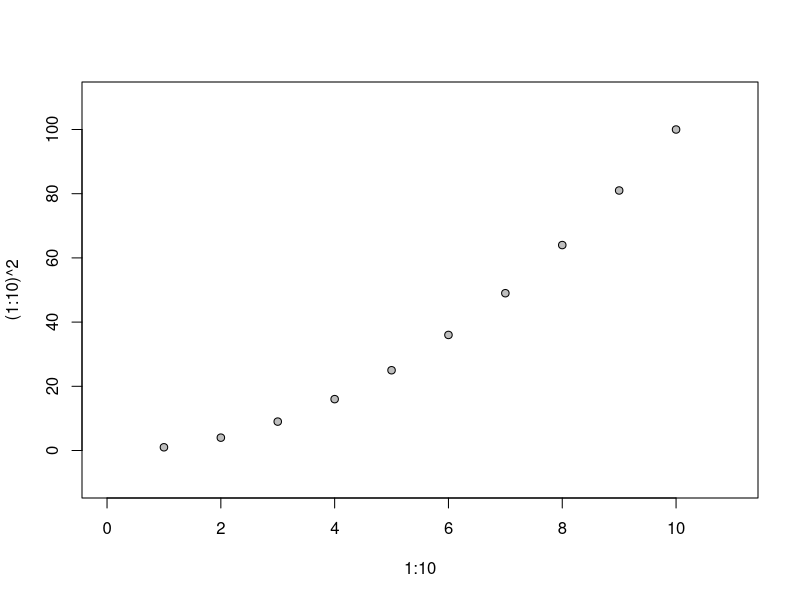
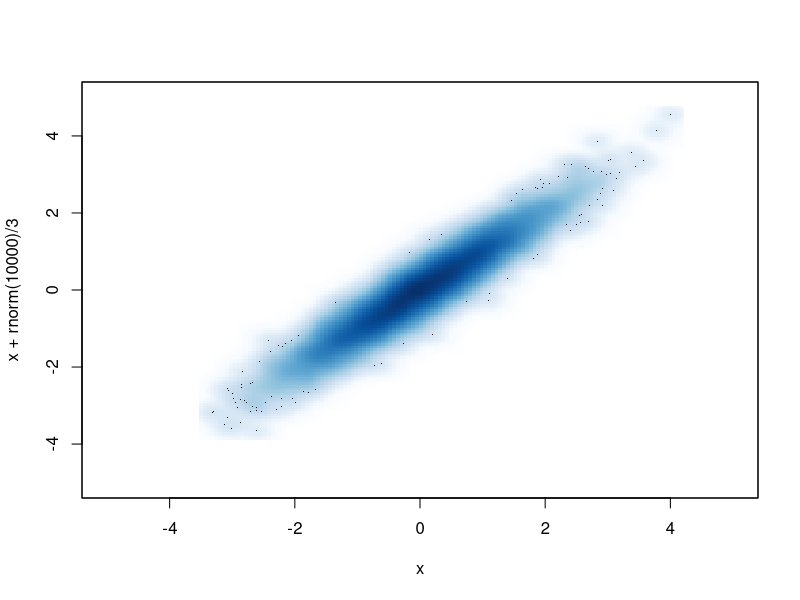
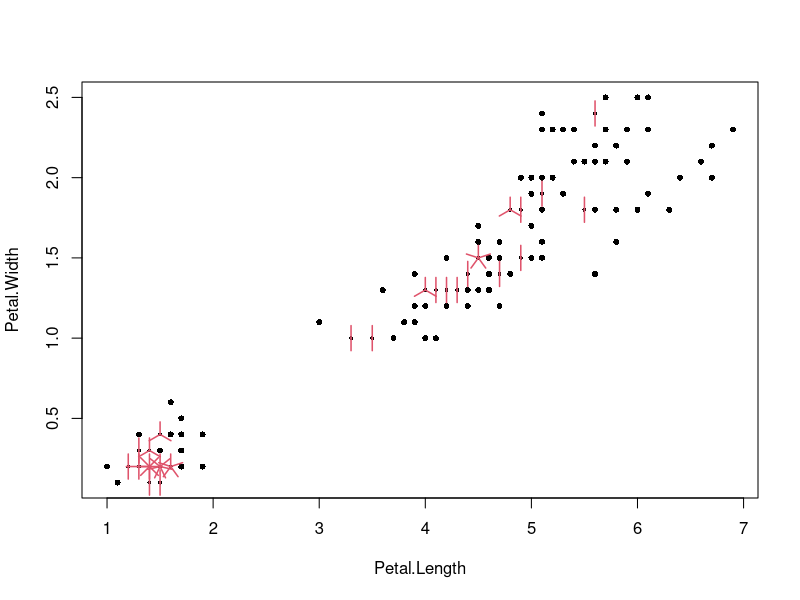
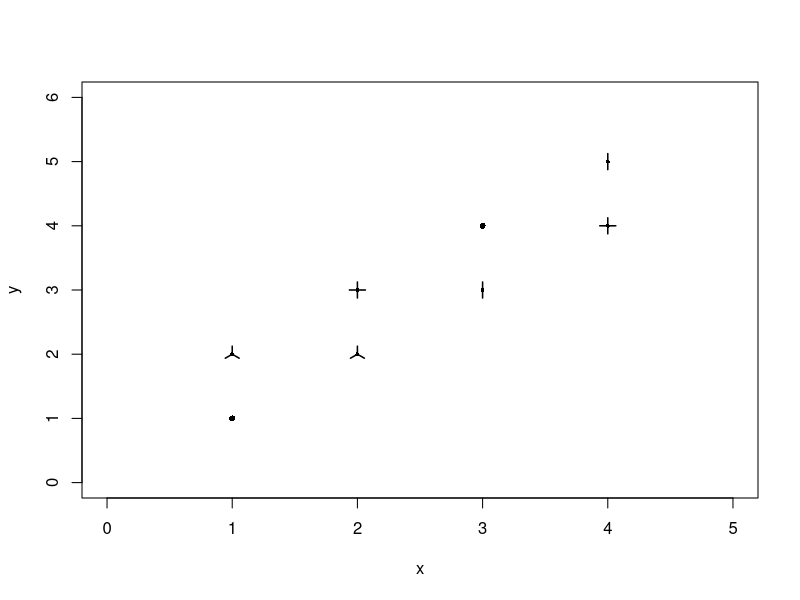
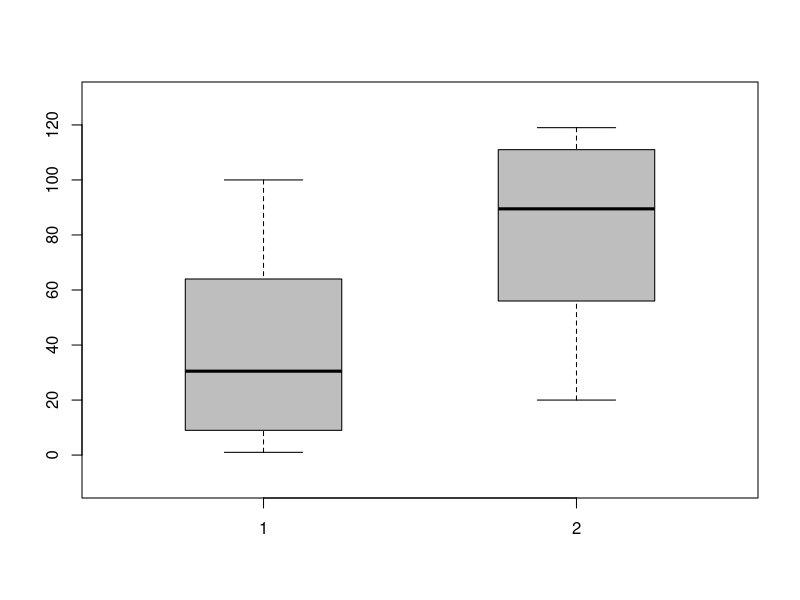
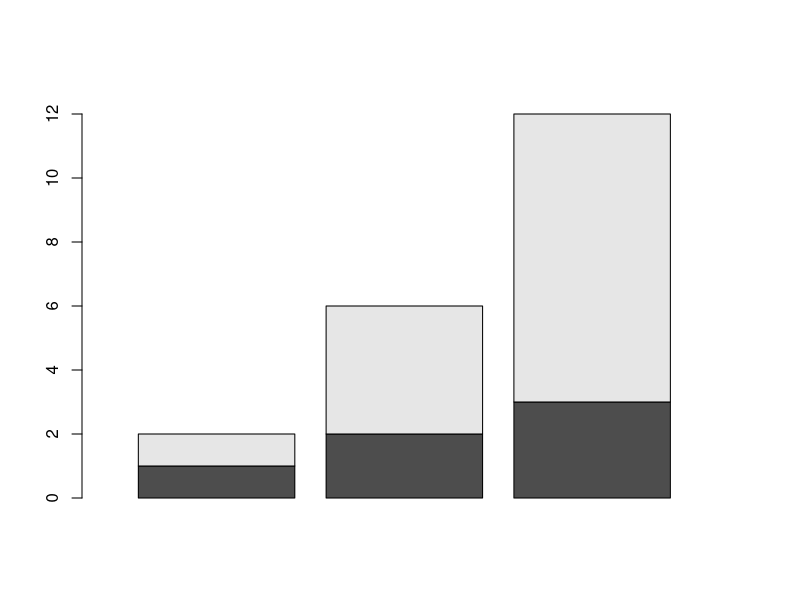
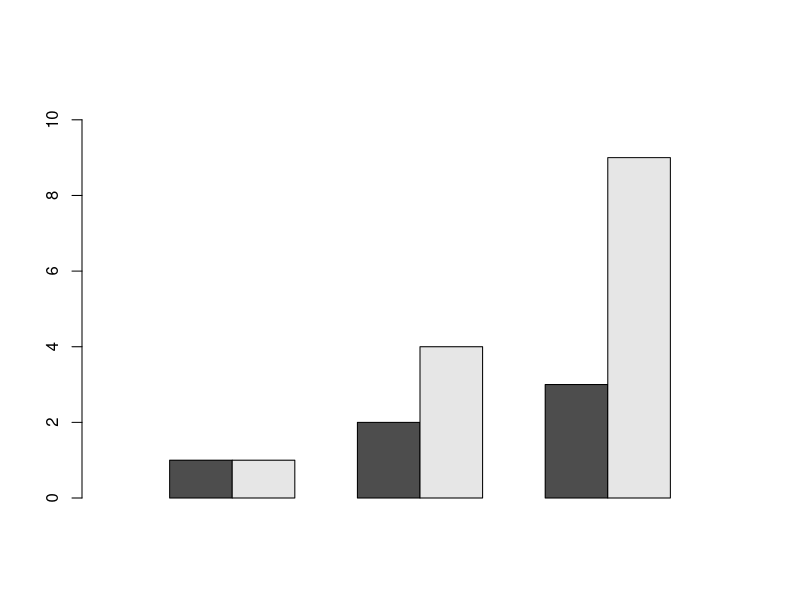
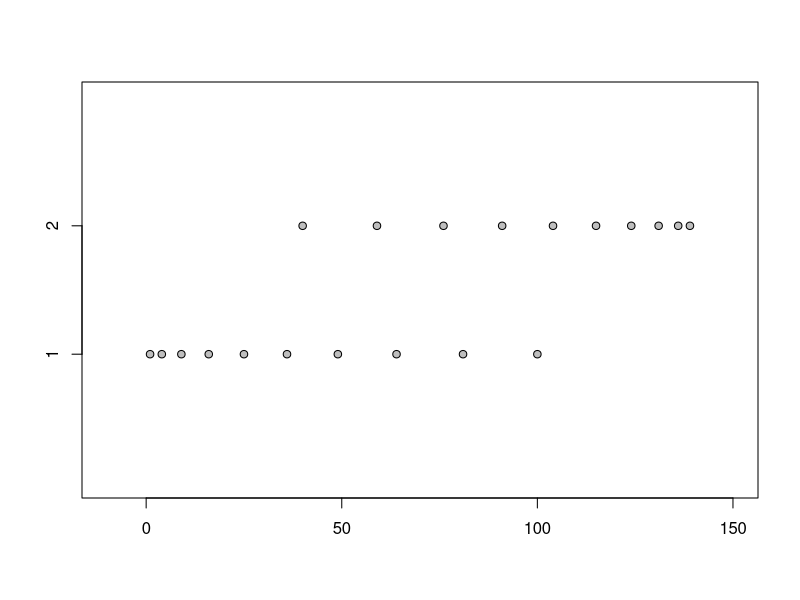

Source code (R) for these figures, in order:
# Traditional graphics - package graphics

# Two variables

#Program 1

plot(1:10, (1:10)^2, pch=21, bg="gray", xlim=c(0,11), ylim=c(-10, 110))

# Program 2

x <- rnorm(10000)
smoothScatter(x, x + rnorm(10000)/3,xlim=c(-5, 5), ylim=c(-5, 5))

#Program 3

sunflowerplot(iris[, 3:4])

x <- sample(1:4, 20, replace=TRUE)
y <- x + sample(0:1, 20, replace=TRUE)
sunflowerplot(x, y,seg.col="black", size=.08, xlim=c(0, 5), ylim=c(0, 6))

#Program 4 

boxplot(list((1:10)^2, 120 - (1:10)^2), col="gray", boxwex=0.5,ylim=c(-10, 130))

#Program 5

barplot(rbind(1:3,(1:3)^2),xlim=c(0, 4), ylim=c(0, 13))

#Program 6

barplot(rbind(1:3, (1:3)^2),beside=TRUE,xlim=c(0, 10), ylim=c(0, 11))

#Program 7 

stripchart(list((1:10)^2, 140 - (1:10)^2),xlim=c(-10, 150), ylim=c(0, 3), pch=21, bg="gray")

#Program 8

spineplot(rep(1:3, each=6), factor(c(rep(1:3, 3:1), rep(1:3, 2), rep(1:3, 1:3))), box=FALSE)

#Program 9

cdplot(rep(1:3, each=6), factor(c(rep(1:3, 3:1), rep(1:3, 2), rep(1:3, 1:3))), box=FALSE)

# Program 10

spineplot(factor(rep(1:3, each=6)), factor(c(rep(1:3, 3:1), rep(1:3, 2), rep(1:3, 1:3))))

# Program 11

x <- margin.table(HairEyeColor, c(1, 2))
assocplot(x, main = "Relation between hair and eye color")


# Program 12

## Use the Berkeley admission data as in Friendly (1995).
x <- aperm(UCBAdmissions, c(2, 1, 3))
dimnames(x)[[2]] <- c("Yes", "No")
names(dimnames(x)) <- c("Sex", "Admit?", "Department")
stats::ftable(x)

## Fourfold display of data aggregated over departments, with
## frequencies standardized to equate the margins for admission
## and sex.
## Figure 1 in Friendly (1994).
fourfoldplot(margin.table(x, c(1, 2)))

## Fourfold display of x, with frequencies in each table
## standardized to equate the margins for admission and sex.
## Figure 2 in Friendly (1994).
fourfoldplot(x)

# Program 13

mosaicplot(~Survived+Sex + Class , data = Titanic, color = TRUE)


# Exercise

# Please analyse dataset LifeCycleSavings, create charts showing conlusions.
# Meaning of variabales are available in R help after typing 
# ?LifeCycleSavings in R console. 








